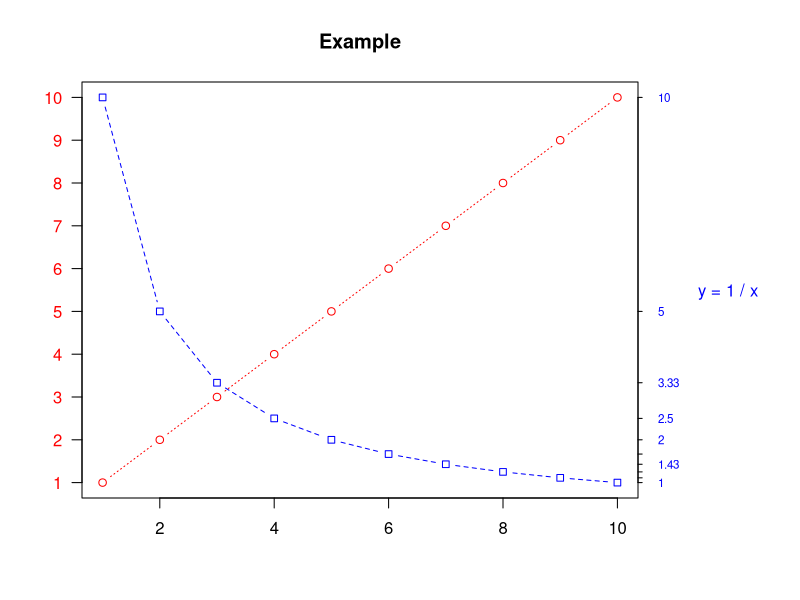

Here is the R script that generated this plot:
x <- c(1:10)
y <- x
z <- 10 / x
opar <- par(no.readonly = TRUE)

par(mar = c(5, 4, 4, 8) + 0.1)
plot(x, y, type = "b", pch = 21, col = "red", yaxt = "n", lty = 3, ann = FALSE)
lines(x, z, type = "b", pch = 22, col = "blue", lty = 2)
axis(2, at = x, labels = x, col.axis = "red", las = 2)
axis(4, at = z, labels = round(z, digits = 2), col.axis = "blue",
    las = 2, cex.axis = 0.7, tck = -.01)
mtext("y = 1 / x", side = 4, line = 3, cex.lab = 1, las = 2, col = "blue")
title("Example")
par(opar)
